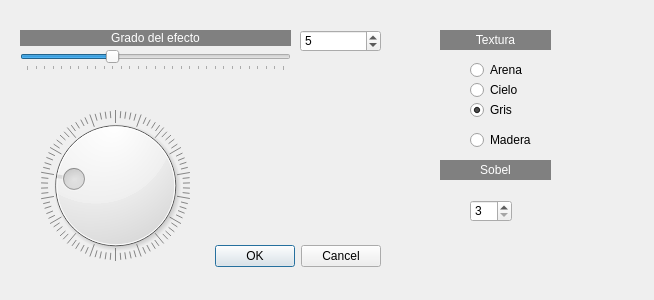
<?xml version="1.0" encoding="UTF-8"?>
<ui version="4.0">
 <class>Bajorrelieve</class>
 <widget class="QDialog" name="Bajorrelieve">
  <property name="windowModality">
   <enum>Qt::WindowModality::WindowModal</enum>
  </property>
  <property name="geometry">
   <rect>
    <x>0</x>
    <y>0</y>
    <width>654</width>
    <height>300</height>
   </rect>
  </property>
  <property name="windowTitle">
   <string>Efecto de bajorrelieve</string>
  </property>
  <widget class="QDialogButtonBox" name="buttonBox">
   <property name="geometry">
    <rect>
     <x>40</x>
     <y>240</y>
     <width>341</width>
     <height>32</height>
    </rect>
   </property>
   <property name="orientation">
    <enum>Qt::Orientation::Horizontal</enum>
   </property>
   <property name="standardButtons">
    <set>QDialogButtonBox::StandardButton::Cancel|QDialogButtonBox::StandardButton::Ok</set>
   </property>
  </widget>
  <widget class="QLabel" name="label">
   <property name="geometry">
    <rect>
     <x>20</x>
     <y>30</y>
     <width>271</width>
     <height>16</height>
    </rect>
   </property>
   <property name="styleSheet">
    <string notr="true">background-color: rgb(128, 128, 128);
color: rgb(255, 255, 255);</string>
   </property>
   <property name="text">
    <string>Grado del efecto</string>
   </property>
   <property name="alignment">
    <set>Qt::AlignmentFlag::AlignCenter</set>
   </property>
  </widget>
  <widget class="QSlider" name="horizontalSlider">
   <property name="geometry">
    <rect>
     <x>20</x>
     <y>50</y>
     <width>271</width>
     <height>21</height>
    </rect>
   </property>
   <property name="minimum">
    <number>0</number>
   </property>
   <property name="maximum">
    <number>300</number>
   </property>
   <property name="pageStep">
    <number>30</number>
   </property>
   <property name="value">
    <number>100</number>
   </property>
   <property name="orientation">
    <enum>Qt::Orientation::Horizontal</enum>
   </property>
   <property name="tickPosition">
    <enum>QSlider::TickPosition::TicksBelow</enum>
   </property>
   <property name="tickInterval">
    <number>10</number>
   </property>
  </widget>
  <widget class="QSpinBox" name="spinBox">
   <property name="geometry">
    <rect>
     <x>300</x>
     <y>30</y>
     <width>81</width>
     <height>22</height>
    </rect>
   </property>
   <property name="minimum">
    <number>0</number>
   </property>
   <property name="maximum">
    <number>100</number>
   </property>
   <property name="value">
    <number>5</number>
   </property>
  </widget>
  <widget class="QDial" name="dial">
   <property name="geometry">
    <rect>
     <x>30</x>
     <y>110</y>
     <width>171</width>
     <height>151</height>
    </rect>
   </property>
   <property name="maximum">
    <number>360</number>
   </property>
   <property name="value">
    <number>99</number>
   </property>
   <property name="wrapping">
    <bool>true</bool>
   </property>
   <property name="notchesVisible">
    <bool>true</bool>
   </property>
  </widget>
  <widget class="QLabel" name="label_3">
   <property name="geometry">
    <rect>
     <x>440</x>
     <y>30</y>
     <width>111</width>
     <height>20</height>
    </rect>
   </property>
   <property name="styleSheet">
    <string notr="true">background-color: rgb(128, 128, 128);
color: rgb(255, 255, 255);</string>
   </property>
   <property name="text">
    <string>Textura</string>
   </property>
   <property name="alignment">
    <set>Qt::AlignmentFlag::AlignCenter</set>
   </property>
  </widget>
  <widget class="QRadioButton" name="radioButton">
   <property name="geometry">
    <rect>
     <x>470</x>
     <y>60</y>
     <width>89</width>
     <height>20</height>
    </rect>
   </property>
   <property name="text">
    <string>Arena</string>
   </property>
  </widget>
  <widget class="QRadioButton" name="radioButton_2">
   <property name="geometry">
    <rect>
     <x>470</x>
     <y>80</y>
     <width>89</width>
     <height>20</height>
    </rect>
   </property>
   <property name="text">
    <string>Cielo</string>
   </property>
  </widget>
  <widget class="QRadioButton" name="radioButton_3">
   <property name="geometry">
    <rect>
     <x>470</x>
     <y>100</y>
     <width>89</width>
     <height>20</height>
    </rect>
   </property>
   <property name="text">
    <string>Gris</string>
   </property>
   <property name="checked">
    <bool>true</bool>
   </property>
  </widget>
  <widget class="QRadioButton" name="radioButton_4">
   <property name="geometry">
    <rect>
     <x>470</x>
     <y>130</y>
     <width>89</width>
     <height>20</height>
    </rect>
   </property>
   <property name="text">
    <string>Madera</string>
   </property>
  </widget>
  <widget class="QSpinBox" name="spinBox_3">
   <property name="geometry">
    <rect>
     <x>470</x>
     <y>200</y>
     <width>42</width>
     <height>22</height>
    </rect>
   </property>
   <property name="minimum">
    <number>3</number>
   </property>
   <property name="maximum">
    <number>11</number>
   </property>
   <property name="singleStep">
    <number>2</number>
   </property>
  </widget>
  <widget class="QLabel" name="label_4">
   <property name="geometry">
    <rect>
     <x>440</x>
     <y>160</y>
     <width>111</width>
     <height>20</height>
    </rect>
   </property>
   <property name="styleSheet">
    <string notr="true">background-color: rgb(128, 128, 128);
color: rgb(255, 255, 255);</string>
   </property>
   <property name="text">
    <string>Sobel</string>
   </property>
   <property name="alignment">
    <set>Qt::AlignmentFlag::AlignCenter</set>
   </property>
  </widget>
 </widget>
 <resources/>
 <connections>
  <connection>
   <sender>buttonBox</sender>
   <signal>accepted()</signal>
   <receiver>Bajorrelieve</receiver>
   <slot>accept()</slot>
   <hints>
    <hint type="sourcelabel">
     <x>248</x>
     <y>254</y>
    </hint>
    <hint type="destinationlabel">
     <x>157</x>
     <y>274</y>
    </hint>
   </hints>
  </connection>
  <connection>
   <sender>buttonBox</sender>
   <signal>rejected()</signal>
   <receiver>Bajorrelieve</receiver>
   <slot>reject()</slot>
   <hints>
    <hint type="sourcelabel">
     <x>316</x>
     <y>260</y>
    </hint>
    <hint type="destinationlabel">
     <x>286</x>
     <y>274</y>
    </hint>
   </hints>
  </connection>
 </connections>
</ui>
